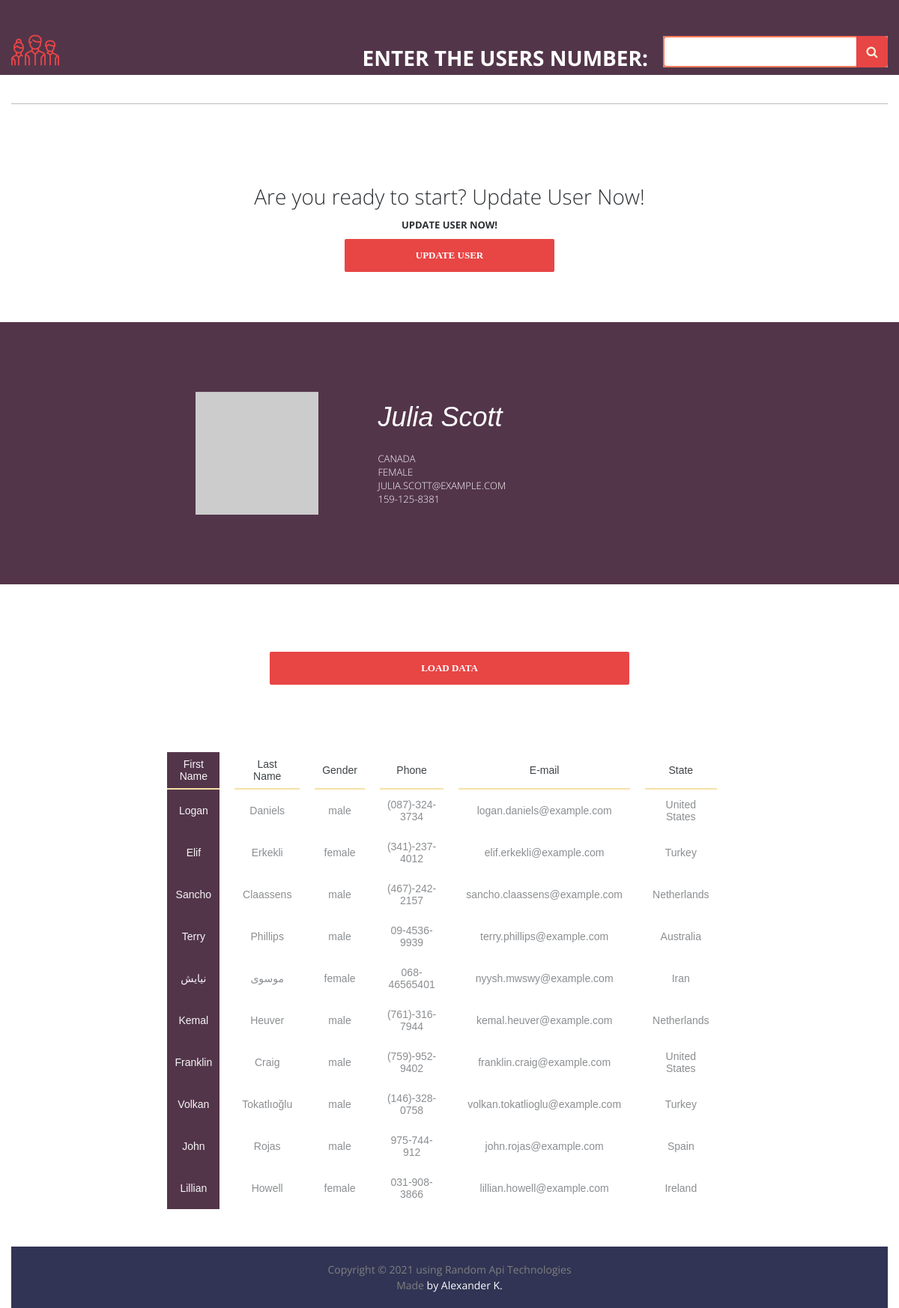
The page / on the database its author committed.
### handler.py (models this page shows)
class User(Model):
    first_name = TextField()
    last_name = TextField()
    gender = TextField()
    phone = TextField()
    email = TextField()
    state = TextField()
    img = TextField()
    class Meta:
        database = db

### index.py (the view)
@app.route("/")
def index():
    data = show_rows()
    return render_template(
        "table_overview.html",
        title="Random user by K",
        rows=[random.choice(data) for _ in range(10)],
        user=random.choice(data),
    )

### handler.py (called while the page is built)
def show_rows() -> List[dict]:
    db.connect()
    users_selected = User.select().order_by(User.id.desc()).dicts().execute()
    row = [user for user in users_selected]
    db.close()
    return row

### templates/table_overview.html (shortened to what this page needs)
<!DOCTYPE html>
<html>
    <head>
        <link rel="stylesheet" href="https://maxcdn.bootstrapcdn.com/font-awesome/4.5.0/css/font-awesome.min.css">
		<link rel="stylesheet" href="static/style.css">
    </head>
    <body>
        <header class="header" id="header">
            <div class="container">
				<div class="header__inner">
					<div class="header__logo">
						<img src="static/img/group.png" alt="">
					</div>
                    <h1 class="header__text">Enter the users number:</h1>
                    <div class="d1">
                        <form>
                            <input type="text" id="text">
                            <button type="button" id="search_form_input"></button>
                        </form>
                    </div>
                </div>
            </div>
        </header>
		<div class="intro" id="intro">
			<div class="container">
				<div class="intro__inner">
					<h3 class="download__title">Are you ready to start? Update User Now!</h3>
					<div class="download__text">
						<p>Update User Now!</p>
					</div>
					<a class="btn btn--long btn--red" id="user_update">Update user</a>
				</div>
			</div>
		</div>
		<div class="reviews" id="reviews">
			<div class="container">
                <div class="reviews__item">
					<div class="reviews__photo">
                        <img class="reviews__img" src="{{ user['img'] }}" alt="" width="40%">
                    </div>
                    <div class="reviews__content">
                        <div class="reviews__text">{{ user['first_name'] }} {{ user['last_name'] }}</div>
						<div class="reviews__author">{{ user['state'] }}</div>
						<div class="reviews__author">{{ user['gender'] }}</div>
						<div class="reviews__author">{{ user['email'] }}</div>
						<div class="reviews__author">{{ user['phone'] }}</div>
                    </div>
                </div>
			</div>
		</div>
		<div class="download">
			<div class="container">
				<a class="btn btn--hide btn--red" id="dwn-btn">Load Data</a>
			</div>
		</div>
		<div id="place_for_suggestions">
			<div class="container">
				<table class="table_col">
					  <colgroup>
							<col style="background-color: #53354a;">
					  </colgroup>
					  <tr>
						  	<th>First Name</th>
						  	<th>Last Name</th>
							<th>Gender</th>
							<th>Phone</th>
							<th>E-mail</th>
							<th>State</th>
					  </tr>
					  {% for row in rows %}
					  <tr>
						  <td id="first_name">{{ row['first_name']}}</td>
						  <td id="last_name">{{ row['last_name']}}</td>
						  <td id="gender">{{ row['gender']}}</td>
						  <td id="phone">{{ row['phone']}}</td>
						  <td id="email">{{ row['email']}}</td>
						  <td id="state">{{ row['state']}}</td>
					  </tr>
					  {% endfor %}
				</table>
			</div>
		</div>
		<footer class="footer">
			<div class="container">
				<div class="copyright">
					<div class="container">
						<div class="copyright__text">
							<div>Copyright © 2021 using Random Api Technologies</div>
							<div>Made <span>by Alexander K.</span></div>
						</div>
					</div>
				</div>
			</div>
		</footer>
    </body>
</html>

### static/style.css (style rules this page uses)
body { margin: 0; font-family: 'Open Sans', sans-serif; font-size: 14px; color: #6c7279; -webkit-font-smoothing: antialiased; background-color: #fff; }
*, *:before, *:after { box-sizing: border-box; }
h1, h2, h3, h4, h5, h6 { margin: 0; }
p { margin: 0 0 10px; }
.container { width: 100%; max-width: 1200px; margin: 0 auto; padding: 0 15px; }
.header { width: 100%; height: 100px; position: absolute; z-index: 1000; top: 0; left: 0; background-color: #53354a; }
.header__inner { display: flex; justify-content: space-between; align-items: center; padding:35px 0; border-bottom: 1px solid #bbb; }
.header__text { margin-left: auto; margin-top: auto; padding-right: 20px; padding-bottom: 7px; text-transform: uppercase; color: #fff; }
form { position: relative; width: 300px; margin: 0 auto; }
.d1 { background: #9E9C9C; }
.d1 input { width: 100%; height: 42px; padding-left: 10px; border: 2px solid #ff7b5a; border-radius: 5px; outline: none; background: #fff; }
.d1 button { position: absolute; top: 0; right: 0px; width: 42px; height: 42px; border: none; background: #e84545; border-radius: 0 5px 5px 0; cursor: pointer; }
.d1 button:before { content: "\f002"; font-family: FontAwesome; font-size: 16px; color: #F9F0DA; }
.intro { display: flex; flex-direction: column; justify-content: center; height: 430px; padding-top: 175px; padding-left: 100px; background: #fff; no-repeat center; background-size: cover; }
.intro__inner { width: 100%; max-width: 970px; margin: 0, auto; text-align: center; }
.btn { display: inline-block; vertical-align: top; padding: 14px 40px; border-radius: 2px; border: 0; cursor: pointer; font-family: 'Raleway'; font-size: 13px; font-weight: 600; color: #fff; text-transform: uppercase; text-decoration: none; text-align: center; transition: background .1s linear; }
.btn--red { background-color: #e84545; }
.btn--long { min-width: 280px; }
.btn--hide { min-width: 480px; }
.reviews { overflow: hidden; background-color: #53354a; }
.reviews__item { display: flex; flex-wrap: wrap; }
.reviews__photo { width: 35%; height: 350px; position: relative; }
.reviews__img { position: absolute; top:50%; right: 0; z-index: 1; transform: translateY(-50%); }
.reviews__content { display: flex; flex-direction: column; justify-content: center; width: 50%; padding-left: 80px; }
.reviews__text { margin-bottom: 25px; font-family: 'Cardo', sans-serif; font-style: italic; font-size: 36px; line-height: 1.2; color: #fff; }
.reviews__author { font-size: 13px; font-weight: 300; text-transform: uppercase; color: #fff; }
.download { margin: 90px 0; text-align: center; }
.download__title { margin-bottom: 10px; font-size: 28px; color: #2d3033; font-weight: 300; }
.download__text { font-size: 13px; color: #2d3033; font-weight: 700; text-transform:uppercase; }
.table_col { font-family: "Lucida Sans Unicode", "Lucida Grande", Sans-Serif; font-size: 14px; width: 660px; background: white; align-items: center; text-align: center; margin: auto; border-collapse: collapse; color: #3E4347; margin-bottom: 50px; }
.table_col th:first-child, .table_col td:first-child { color: #F5F6F6; border-left: none; }
.table_col th { font-weight: normal; border-bottom: 2px solid #F5E1A6; border-right: 20px solid white; border-left: 20px solid white; padding: 8px 10px; }
.table_col td { border-right: 20px solid white; border-left: 20px solid white; padding: 12px 10px; color: #8b8e91; }
.copyright { padding: 20px 0; background-color: #313454; }
.copyright__text { text-align: center; font-size: 14px; line-height: 1.5; color: #808080; }
.copyright__text span { color: #fff; }

### rows shown on the page
User: first_name "Julia", last_name "Scott", state "CANADA", gender "FEMALE", email "JULIA.SCOTT@EXAMPLE.COM", phone "159-125-8381"
User: first_name "Logan", last_name "Daniels", gender "male", phone "(087)-324-3734", email "logan.daniels@example.com", state "United States"
User: first_name "Elif", last_name "Erkekli", gender "female", phone "(341)-237-4012", email "elif.erkekli@example.com", state "Turkey"
User: first_name "Sancho", last_name "Claassens", gender "male", phone "(467)-242-2157", email "sancho.claassens@example.com", state "Netherlands"
User: first_name "Terry", last_name "Phillips", gender "male", phone "09-4536-9939", email "terry.phillips@example.com", state "Australia"
User: first_name "نیایش", last_name "موسوی", gender "female", phone "068-46565401", email "nyysh.mwswy@example.com", state "Iran"
User: first_name "Kemal", last_name "Heuver", gender "male", phone "(761)-316-7944", email "kemal.heuver@example.com", state "Netherlands"
User: first_name "Franklin", last_name "Craig", gender "male", phone "(759)-952-9402", email "franklin.craig@example.com", state "United States"
User: first_name "Volkan", last_name "Tokatlıoğlu", gender "male", phone "(146)-328-0758", email "volkan.tokatlioglu@example.com", state "Turkey"
User: first_name "John", last_name "Rojas", gender "male", phone "975-744-912", email "john.rojas@example.com", state "Spain"
User: first_name "Lillian", last_name "Howell", gender "female", phone "031-908-3866", email "lillian.howell@example.com", state "Ireland"
